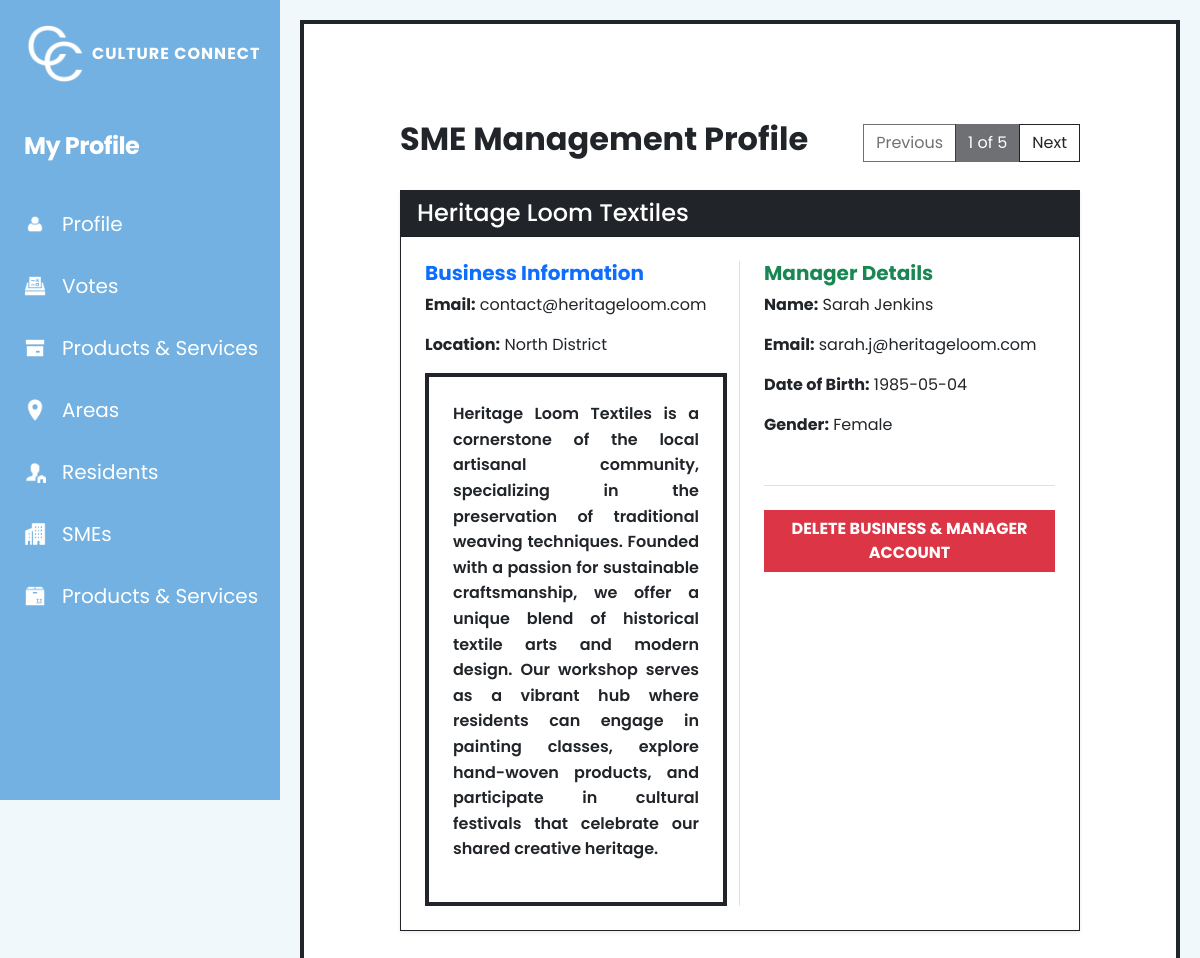
Screenshot of /management/manage_smes.php (signed in) with the database file from the repository.
### tables this page shows
CREATE TABLE `sme` (
  `SmeID` int(11) NOT NULL,
  `AreaID` int(11) DEFAULT NULL,
  `Name` varchar(150) NOT NULL,
  `Email` varchar(100) DEFAULT NULL,
  `Bio` text DEFAULT NULL
);

CREATE TABLE `area` (
  `AreaID` int(11) NOT NULL,
  `Name` varchar(100) NOT NULL
);

CREATE TABLE `users` (
  `UserID` int(11) NOT NULL,
  `Email` varchar(100) NOT NULL,
  `Password` varchar(255) NOT NULL,
  `First_Name` varchar(50) NOT NULL,
  `Last_Name` varchar(50) NOT NULL,
  `Date_Of_Birth` date NOT NULL,
  `Gender` varchar(20) NOT NULL,
  `AreaID` int(11) DEFAULT NULL,
  `Interests` text DEFAULT NULL,
  `Profile_Image` varchar(255) DEFAULT 'assets/img/no-profile.png'
);

### management/manage_smes.php (the view, shortened to what this page needs)
<?php
include '../includes/sidebar.php';
require_once '../config/connection.php';
$index = isset($_GET['index']) ? (int)$_GET['index'] : 0;
$totalRes = $conn->query("SELECT COUNT(*) as total FROM SME");
$totalSmes = $totalRes->fetch_assoc()['total'];
$sql = "SELECT s.*, a.Name as AreaName, u.First_Name, u.Last_Name, u.Email as MgrEmail, u.Date_Of_Birth as dob, u.Gender, u.UserID as MgrID, s.Email as SmeEmail
        FROM SME s
        JOIN Area a ON s.AreaID = a.AreaID
        JOIN SME_Members sm ON s.SmeID = sm.SmeID
        JOIN Users u ON sm.UserID = u.UserID
        WHERE sm.Member_Type = 'Manager'
        LIMIT 1 OFFSET $index";
$result = $conn->query($sql);
$sme = $result->fetch_assoc();
?>
<div id="page-content-wrapper" class="flex-grow-1 p-5">
    <div class="container-fluid p-5">
        <div class="d-flex justify-content-between align-items-center mb-4">
            <h2 class="fw-bold">SME Management Profile</h2>
            <div class="btn-group">
                <a href="?index=<?php echo $index - 1; ?>" class="btn btn-outline-dark rounded-0 <?php echo ($index <= 0) ? 'disabled' : ''; ?>">Previous</a>
                <span class="btn btn-dark disabled rounded-0"><?php echo ($index + 1) . " of " . $totalSmes; ?></span>
                <a href="?index=<?php echo $index + 1; ?>" class="btn btn-outline-dark rounded-0 <?php echo ($index >= $totalSmes - 1) ? 'disabled' : ''; ?>">Next</a>
            </div>
        </div>
        <?php if ($sme): ?>
        <div class="card border-dark rounded-0 shadow-sm">
            <div class="card-header bg-dark text-white rounded-0">
                <h4 class="mb-0"><?php echo htmlspecialchars($sme['Name']); ?></h4>
            </div>
            <div class="card-body p-4">
                <div class="row">
                    <div class="col-md-6 border-end">
                        <h5 class="text-primary fw-bold">Business Information</h5>
                        <p><strong>Email:</strong> <?php echo htmlspecialchars($sme['SmeEmail']); ?></p>
                        <p><strong>Location:</strong> <?php echo htmlspecialchars($sme['AreaName']); ?></p>
                        <div class="card border-4 border-dark rounded-0 p-4 bg-white">
                            <p class="text-justify fw-semibold" style="line-height: 1.6;">
                                <?php echo htmlspecialchars($sme['Bio']); ?>
                            </p>
                        </div>
                    </div>
                    <div class="col-md-6 ps-md-4">
                        <h5 class="text-success fw-bold">Manager Details</h5>
                        <p><strong>Name:</strong> <?php echo htmlspecialchars($sme['First_Name'] . ' ' . $sme['Last_Name']); ?></p>
                        <p><strong>Email:</strong> <?php echo htmlspecialchars($sme['MgrEmail']); ?></p>
                        <p><strong>Date of Birth:</strong> <?php echo htmlspecialchars($sme['dob']); ?></p>
                        <p><strong>Gender:</strong> <?php echo htmlspecialchars($sme['Gender']); ?></p>
                        <div class="mt-5 pt-4 border-top">
                            <button class="btn btn-danger w-100 rounded-0 fw-bold"
                                    onclick="confirmDelete(<?php echo $sme['SmeID']; ?>, <?php echo $sme['MgrID']; ?>, '<?php echo addslashes($sme['Name']); ?>')">
                                DELETE BUSINESS & MANAGER ACCOUNT
                            </button>
                        </div>
                    </div>
                </div>
            </div>
        </div>
        <?php else: ?>
            <div class="alert alert-info">No SMEs found in the database.</div>
        <?php endif; ?>
    </div>
</div>

### assets/css/style.css (style rules this page uses)
body::before { content: ""; position: fixed; top: 0; left: 0; width: 100vw; height: 100vh; background-image: url('../img/Background.jpg'); background-size: cover; background-position: center; background-repeat: no-repeat; opacity: 0.35; z-index: -100; pointer-events: none; }
body { background-color: #f1f8fc !important; }
:root { --cc-blue: #72b1e1; --cc-bg-light: #f1f8fc; --cc-black: #000000; --cc-transition: 0.5s ease; --nav-height: 48px; }
body { font-family: 'Poppins', sans-serif; margin: 0; padding: 0; }
.btn, .navbar, .form-control, .nav-link, .project-container, .card, .image-box, .navbar-nav.ms-auto, .form-select, .form-check-input { border-radius: 0 !important; }
#page-content-wrapper { width: 100%; overflow-x: hidden; background-color: #f8f9fa; }
#page-content-wrapper { flex-grow: 1; background-color: #ffffff; border: 4px solid #212529 !important; margin: 20px; border-radius: 0px; }
.text-justify { text-align: justify; text-justify: inter-word; }

### rows the page displays
sme: Name "Heritage Loom Textiles", Email "contact@heritageloom.com", AreaID.Name "North District", Bio "Heritage Loom Textiles is a cornerstone of the local artisanal community, specializing in the preservation of traditional weaving techniques. Founded with a passion for sustainable craftsmanship, we offer a unique blend of historical textile arts and modern design. Our workshop serves as a vibrant hub where residents can engage in painting classes, explore hand-woven products, and participate in cultural festivals that celebrate our shared creative heritage.", users.First_Name+Last_Name "Sarah Jenkins", users.Email "sarah.j@heritageloom.com", users.Date_Of_Birth "1985-05-04", users.Gender "Female"

### other values shown
$index + 1 "1"
$totalSmes "5"
